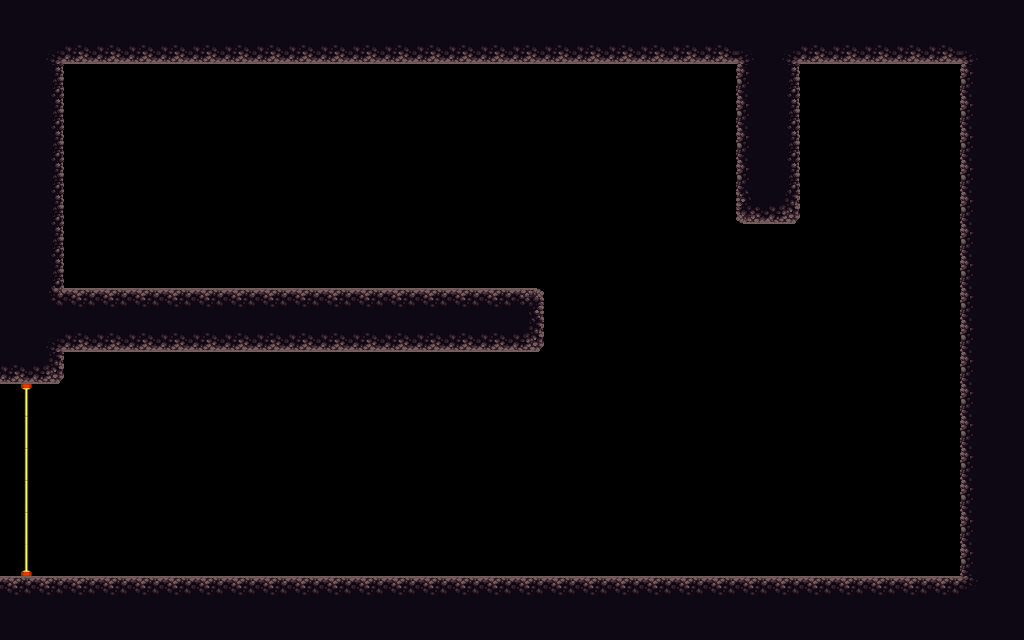

Below is a game level as drawn by its tile map, then a one-line description and the .tmx that defines it (tile-layer data replaced by summaries):
An orthogonal 32x20 tile map with 32x32 px tiles, 3 tile layers (red, green, blue), 2 tilesets and 5 objects.

<map version="1.0" orientation="orthogonal" renderorder="right-down" width="32" height="20" tilewidth="32" tileheight="32">
 <tileset firstgid="1" name="asd" tilewidth="32" tileheight="32">
  <image source="../blox.png" width="64" height="32" />
 </tileset>
 <tileset firstgid="3" name="platformertiles" tilewidth="32" tileheight="32">
  <image source="../platformertiles.png" width="256" height="96" />
 </tileset>
 <layer name="red" width="32" height="20">
  <data>[640 cells, 220 non-empty, 12 distinct tile ids]</data>
 </layer>
 <layer name="green" width="32" height="20">
  <data>[640 cells, 6 non-empty, 3 distinct tile ids]</data>
 </layer>
 <layer name="blue" width="32" height="20">
  <data>[640 cells, 0 non-empty, 0 distinct tile ids]</data>
 </layer>
 <objectgroup name="crystals">
  <object x="882" y="134">
   <ellipse />
  </object>
  <object x="690" y="421">
   <ellipse />
  </object>
  <object x="243" y="419">
   <ellipse />
  </object>
  <object x="458" y="199">
   <ellipse />
  </object>
 </objectgroup>
 <objectgroup name="player">
  <object x="175" y="148">
   <ellipse />
  </object>
 </objectgroup>
</map>
